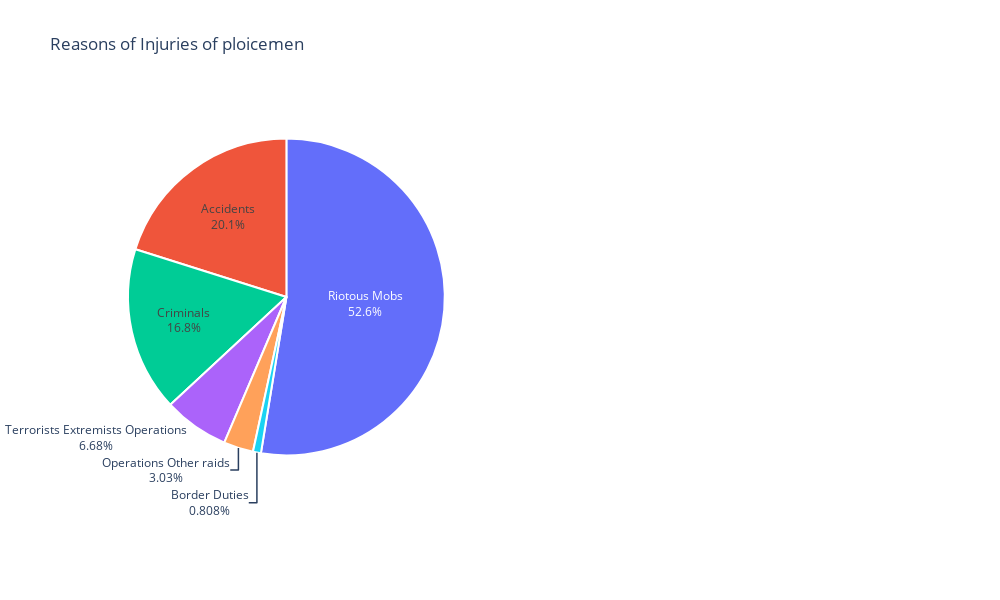

The notebook cell this image was saved under:
### Code cell
#Plotting various reasons why were policemen injured irrespective of states
Tasks = [pibc, pibrm, piia, piidor, piito,piobd]

my_labels = 'Criminals','Riotous Mobs', 'Accidents', 'Operations Other raids', 'Terrorists Extremists Operations', 'Border Duties'
sources_pie = go.Pie(labels=my_labels, values=Tasks, marker=dict(
                                                    line=dict(color='#FFF', width=2)), 
                                                            domain={'x': [0.0, .4], 'y': [0.0, 1]}
                                                            , showlegend=False, name='Sources of Pie', textinfo='label+percent')
layout = go.Layout(height = 600,
                   width = 1000,
                   autosize = False,
                   title = 'Reasons of Injuries of ploicemen')
fig = go.Figure(data = [sources_pie], layout = layout)
fig.show()

#Most of the injuries were caused by riotous mobs, about 52.6% of total. There were 12k+ cases of injuries caused through criminals

### Figure 1 — Plotly figure (JSON) as saved in the notebook; plotly's stock layout.template omitted (floating-point values rounded to 4 significant figures)
{"data": [{"domain": {"x": [0, 0.4], "y": [0, 1]}, "labels": ["Criminals", "Riotous Mobs", "Accidents", "Operations Other raids", "Terrorists Extremists Operations", "Border Duties"], "marker": {"line": {"color": "#FFF", "width": 2}}, "name": "Sources of Pie", "showlegend": false, "textinfo": "label+percent", "type": "pie", "values": [12254, 38398, 14700, 2212, 4878, 590]}], "layout": {"autosize": false, "height": 600, "title": {"text": "Reasons of Injuries of ploicemen"}, "width": 1000}}
